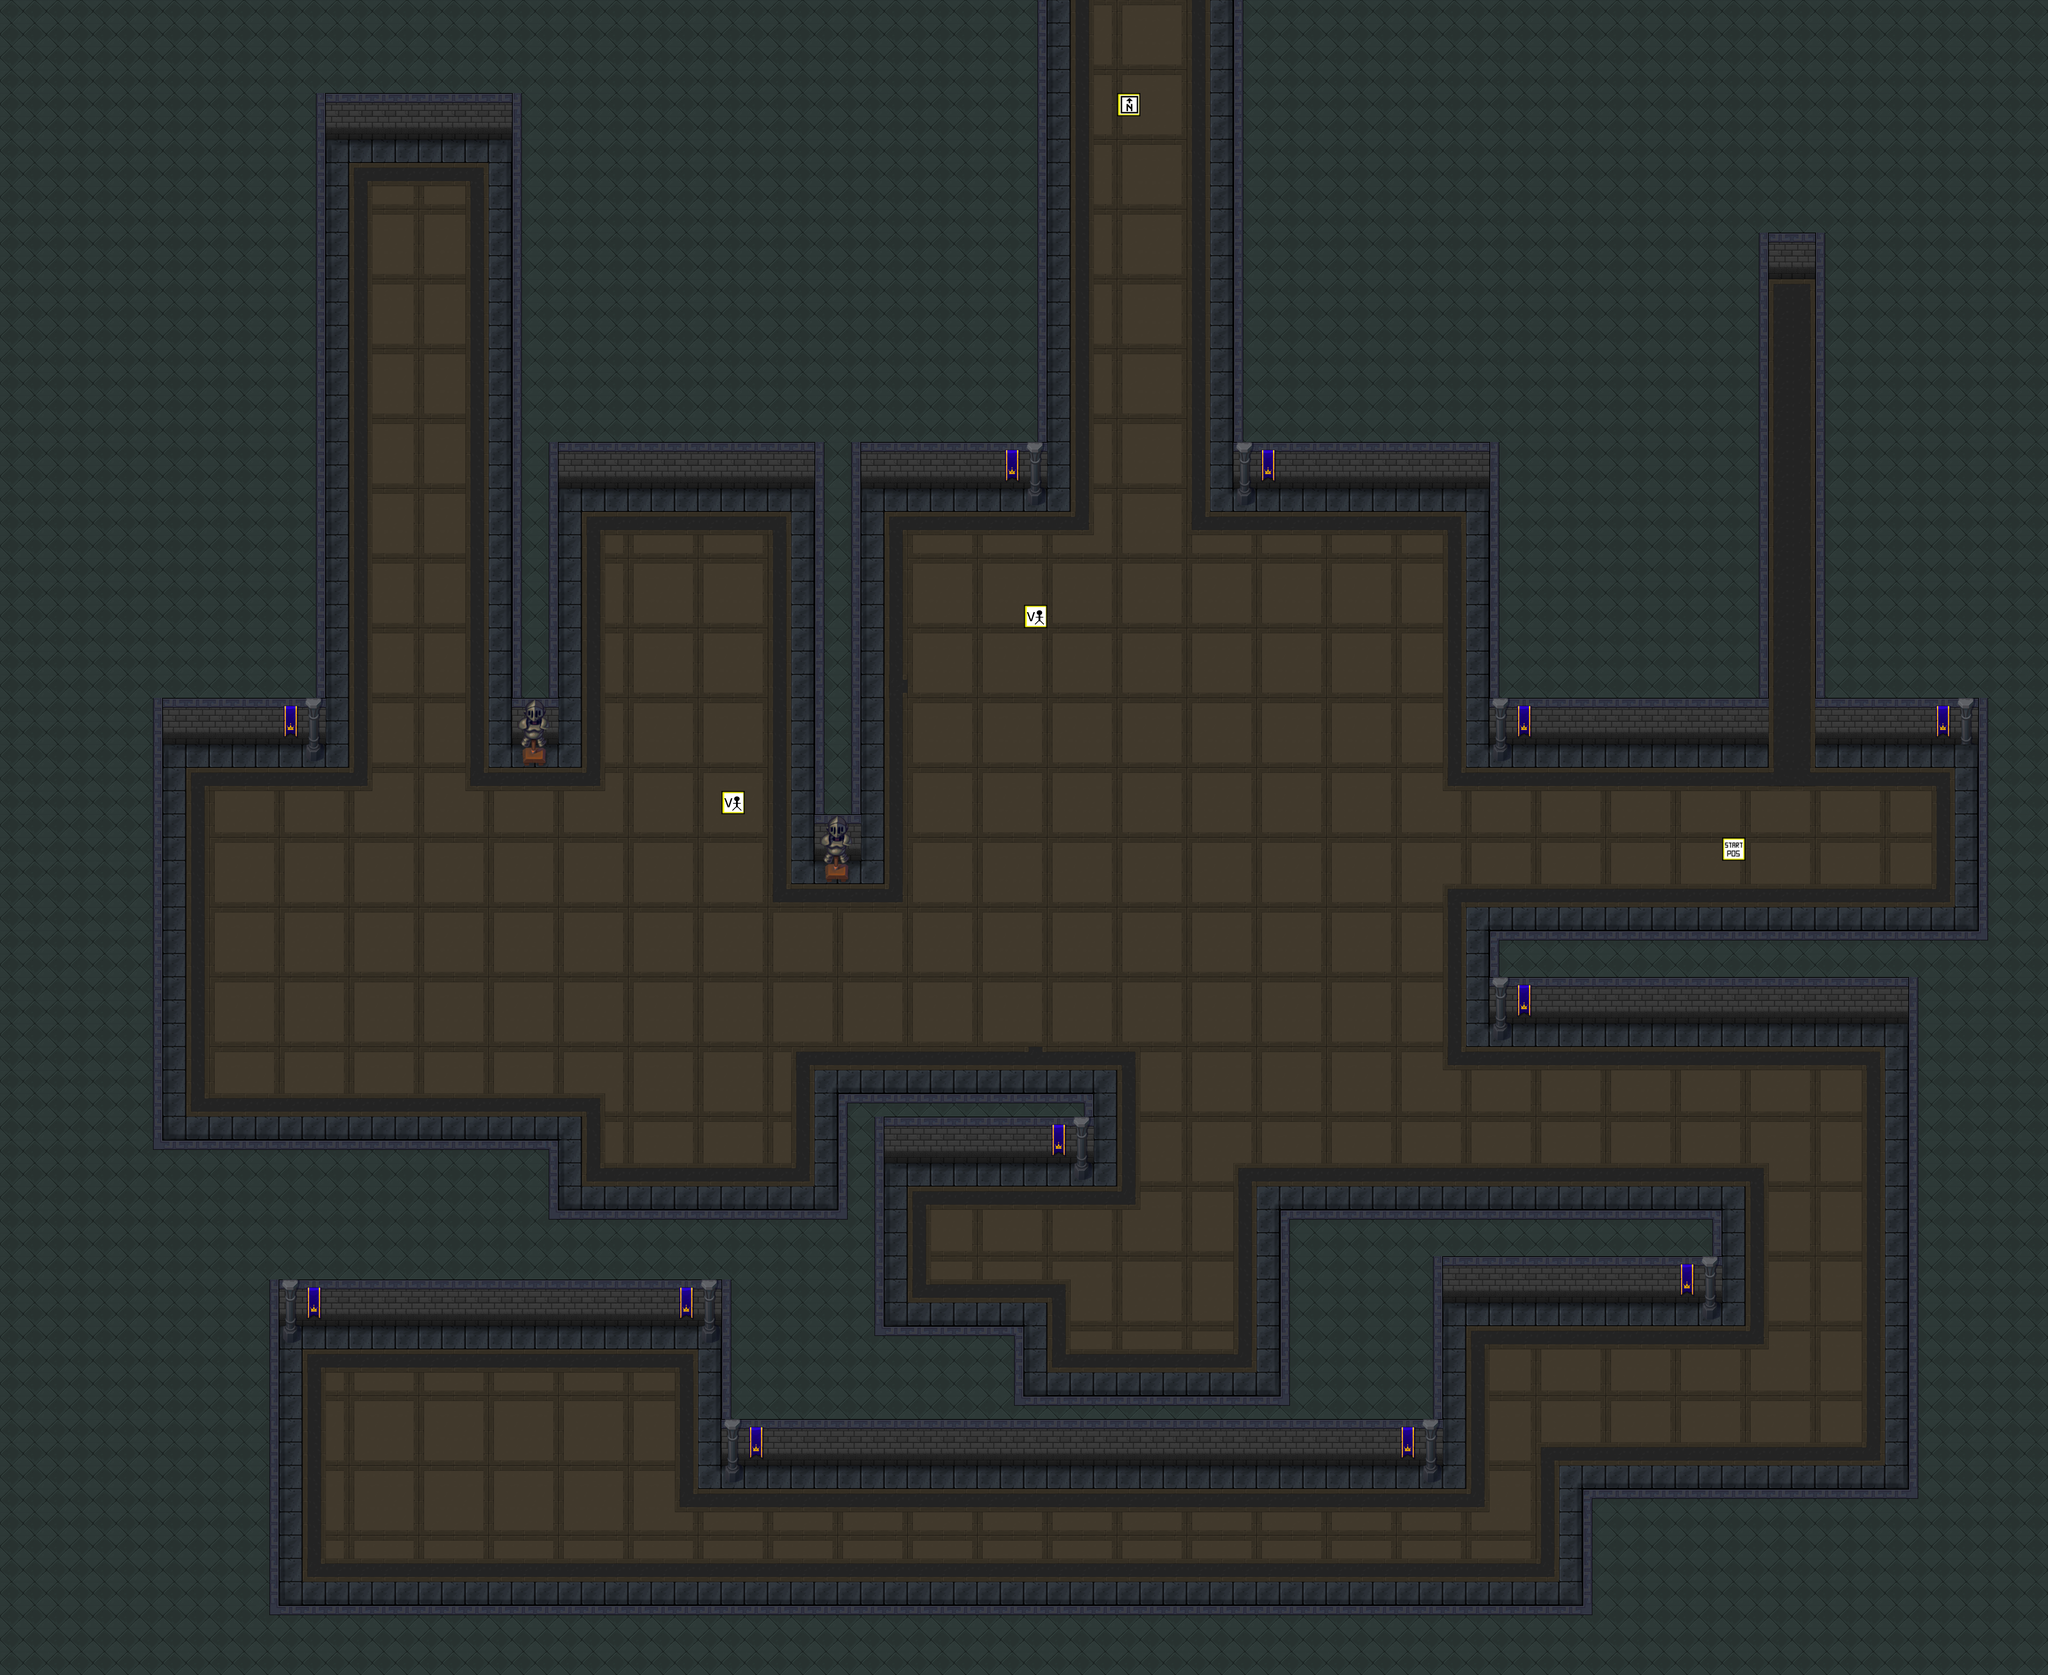

This game map was drawn from its Tiled (.tmx) file and the tilesets committed beside it. A one-line description and the trimmed map source follow:
An orthogonal 88x72 tile map with 64x64 px tiles, 3 tile layers (game tiles, extra game tiles, marker tiles), 2 tilesets and 24 objects (24x Collision).

<map version="1.4" tiledversion="1.4.3" orientation="orthogonal" renderorder="left-up" compressionlevel="0" width="88" height="72" tilewidth="64" tileheight="64" infinite="0" nextlayerid="61" nextobjectid="868">
 <tileset firstgid="1" name="marker_tiles" tilewidth="64" tileheight="64" tilecount="100" columns="10">
  <image source="marker_tiles.png" width="640" height="640" />
 </tileset>
 <tileset firstgid="101" name="tileset2" tilewidth="64" tileheight="64" tilecount="616" columns="22">
  <image source="tileset2.png" width="1408" height="1792" />
 </tileset>
 <layer id="56" name="game tiles" width="88" height="72">
  <data>[6336 cells, 6336 non-empty, 45 distinct tile ids]</data>
 </layer>
 <layer id="57" name="extra game tiles" width="88" height="72">
  <data>[6336 cells, 72 non-empty, 11 distinct tile ids]</data>
 </layer>
 <layer id="58" name="marker tiles" width="88" height="72">
  <data>[6336 cells, 53 non-empty, 12 distinct tile ids]</data>
 </layer>
 <objectgroup color="#ffaa00" id="42" name="collision">
  <object id="833" name="Wall" type="Collision" x="0" y="3648" width="768" height="768" />
  <object id="834" name="Wall" type="Collision" x="1536" y="3328" width="896" height="320" />
  <object id="835" name="Wall" type="Collision" x="5248" y="2560" width="384" height="1856" />
  <object id="836" name="Wall" type="Collision" x="3392" y="0" width="704" height="1344" />
  <object id="837" name="Wall" type="Collision" x="4992" y="0" width="640" height="2048" />
  <object id="839" name="Wall" type="Collision" x="1408" y="0" width="1472" height="1344" />
  <object id="840" name="Wall" type="Collision" x="0" y="0" width="896" height="2048" />
  <object id="847" name="Wall" type="Collision" x="3520" y="3328" width="448" height="512" />
  <object id="848" name="Wall" type="Collision" x="0" y="4416" width="5632" height="192" />
  <object id="849" name="Wall" type="Collision" x="3968" y="3328" width="768" height="256" />
  <object id="850" name="Wall" type="Collision" x="896" y="0" width="512" height="384" />
  <object id="851" name="Wall" type="Collision" x="1408" y="1344" width="128" height="704" />
  <object id="853" name="Wall" type="Collision" x="4096" y="2560" width="1152" height="256" />
  <object id="856" name="Wall" type="Collision" x="2304" y="3200" width="128" height="128" />
  <object id="857" name="Wall" type="Collision" x="2304" y="3008" width="704" height="192" />
  <object id="859" name="Wall" type="Collision" x="2240" y="1344" width="128" height="1024" />
  <object id="860" name="Wall" type="Collision" x="4352" y="4096" width="896" height="320" />
  <object id="861" name="Wall" type="Collision" x="5440" y="2048" width="192" height="512" />
  <object id="862" name="Wall" type="Collision" x="1984" y="3648" width="832" height="384" />
  <object id="863" name="Wall" type="Collision" x="2816" y="3840" width="1152" height="192" />
  <object id="864" name="Wall" type="Collision" x="0" y="3136" width="1536" height="512" />
  <object id="865" name="Wall" type="Collision" x="0" y="2048" width="448" height="1088" />
  <object id="866" name="Wall" type="Collision" x="4096" y="768" width="768" height="1280" />
  <object id="867" name="Wall" type="Collision" x="4096" y="0" width="896" height="768" />
 </objectgroup>
</map>
